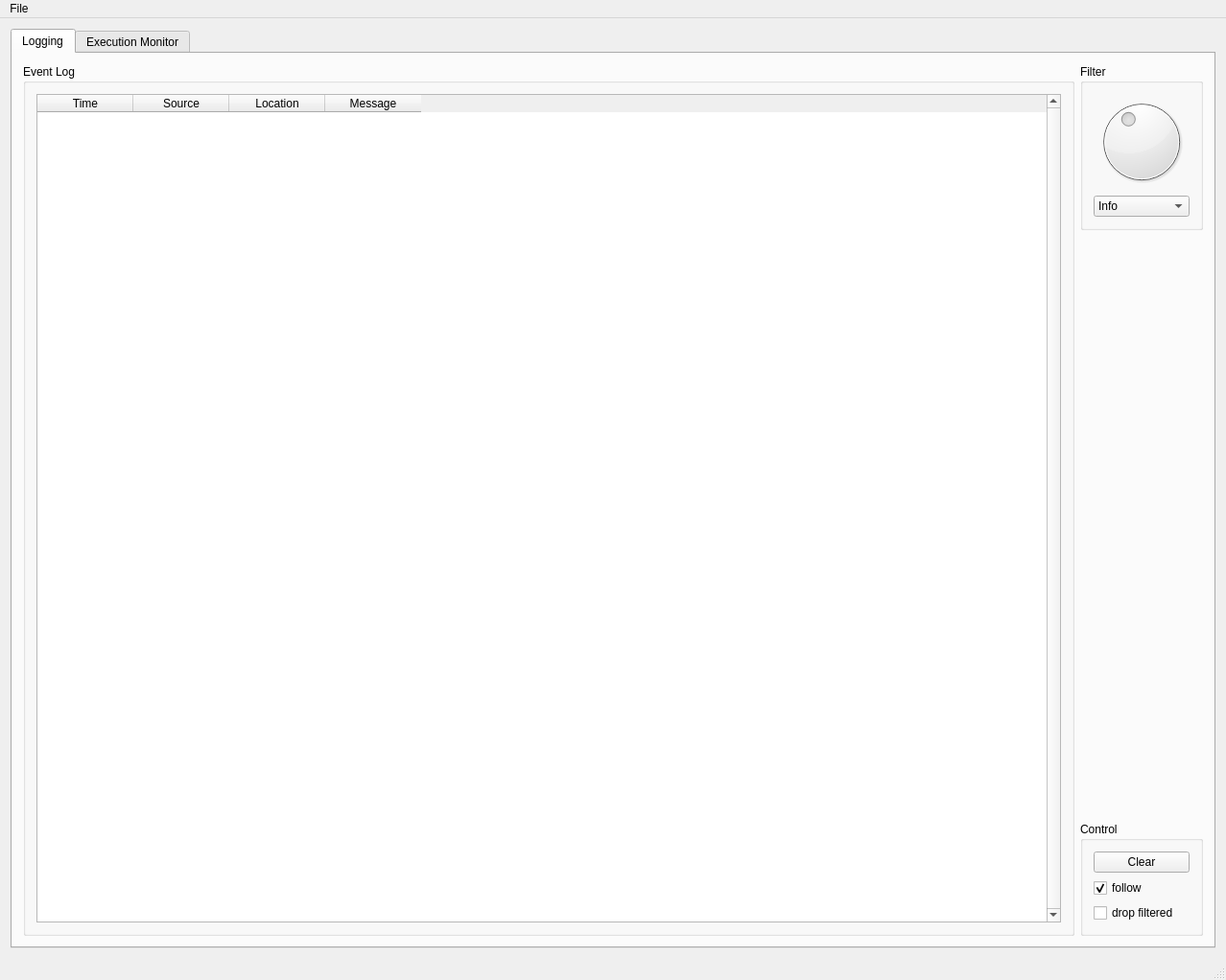
<?xml version="1.0" encoding="UTF-8"?>
<ui version="4.0">
 <class>MonitorWindow</class>
 <widget class="QMainWindow" name="MonitorWindow">
  <property name="geometry">
   <rect>
    <x>0</x>
    <y>0</y>
    <width>1278</width>
    <height>1022</height>
   </rect>
  </property>
  <property name="windowTitle">
   <string>SDPA Graphical Monitor</string>
  </property>
  <widget class="QWidget" name="centralWidget">
   <layout class="QGridLayout" name="gridLayout_9">
    <item row="0" column="0">
     <widget class="QTabWidget" name="SDPAGUI">
      <property name="enabled">
       <bool>true</bool>
      </property>
      <property name="autoFillBackground">
       <bool>true</bool>
      </property>
      <property name="currentIndex">
       <number>2</number>
      </property>
      <property name="documentMode">
       <bool>false</bool>
      </property>
      <widget class="QWidget" name="logging_tab">
       <attribute name="title">
        <string>Logging</string>
       </attribute>
       <layout class="QGridLayout" name="gridLayout_4">
        <item row="0" column="0">
         <widget class="QGroupBox" name="groupBox_3">
          <property name="title">
           <string>Event Log</string>
          </property>
          <layout class="QGridLayout" name="gridLayout_3">
           <item row="0" column="0">
            <widget class="QTableWidget" name="m_log_table">
             <property name="enabled">
              <bool>true</bool>
             </property>
             <property name="autoFillBackground">
              <bool>false</bool>
             </property>
             <property name="lineWidth">
              <number>0</number>
             </property>
             <property name="verticalScrollBarPolicy">
              <enum>Qt::ScrollBarAlwaysOn</enum>
             </property>
             <property name="editTriggers">
              <set>QAbstractItemView::SelectedClicked</set>
             </property>
             <property name="alternatingRowColors">
              <bool>false</bool>
             </property>
             <property name="horizontalScrollMode">
              <enum>QAbstractItemView::ScrollPerPixel</enum>
             </property>
             <property name="showGrid">
              <bool>false</bool>
             </property>
             <property name="gridStyle">
              <enum>Qt::NoPen</enum>
             </property>
             <property name="sortingEnabled">
              <bool>false</bool>
             </property>
             <property name="wordWrap">
              <bool>false</bool>
             </property>
             <property name="cornerButtonEnabled">
              <bool>false</bool>
             </property>
             <property name="rowCount">
              <number>0</number>
             </property>
             <property name="columnCount">
              <number>4</number>
             </property>
             <column>
              <property name="text">
               <string>Time</string>
              </property>
             </column>
             <column>
              <property name="text">
               <string>Source</string>
              </property>
             </column>
             <column>
              <property name="text">
               <string>Location</string>
              </property>
             </column>
             <column>
              <property name="text">
               <string>Message</string>
              </property>
             </column>
            </widget>
           </item>
          </layout>
         </widget>
        </item>
        <item row="0" column="1">
         <layout class="QVBoxLayout" name="verticalLayout_5">
          <item>
           <widget class="QGroupBox" name="groupBox_5">
            <property name="title">
             <string>Filter</string>
            </property>
            <layout class="QVBoxLayout" name="verticalLayout_3">
             <item>
              <widget class="QDial" name="log_filter_dial">
               <property name="maximum">
                <number>5</number>
               </property>
               <property name="value">
                <number>2</number>
               </property>
               <property name="sliderPosition">
                <number>2</number>
               </property>
               <property name="orientation">
                <enum>Qt::Horizontal</enum>
               </property>
               <property name="invertedAppearance">
                <bool>false</bool>
               </property>
               <property name="invertedControls">
                <bool>false</bool>
               </property>
              </widget>
             </item>
             <item>
              <widget class="QComboBox" name="m_level_filter_selector">
               <property name="toolTip">
                <string>Filter events according to level</string>
               </property>
               <property name="currentIndex">
                <number>2</number>
               </property>
               <item>
                <property name="text">
                 <string>Trace</string>
                </property>
               </item>
               <item>
                <property name="text">
                 <string>Debug</string>
                </property>
               </item>
               <item>
                <property name="text">
                 <string>Info</string>
                </property>
               </item>
               <item>
                <property name="text">
                 <string>Warn</string>
                </property>
               </item>
               <item>
                <property name="text">
                 <string>Error</string>
                </property>
               </item>
               <item>
                <property name="text">
                 <string>Fatal</string>
                </property>
               </item>
              </widget>
             </item>
            </layout>
           </widget>
          </item>
          <item>
           <spacer name="verticalSpacer_2">
            <property name="orientation">
             <enum>Qt::Vertical</enum>
            </property>
            <property name="sizeHint" stdset="0">
             <size>
              <width>20</width>
              <height>40</height>
             </size>
            </property>
           </spacer>
          </item>
          <item>
           <widget class="QGroupBox" name="groupBox_4">
            <property name="title">
             <string>Control</string>
            </property>
            <layout class="QVBoxLayout" name="verticalLayout_6">
             <item>
              <widget class="QPushButton" name="clear_log_button">
               <property name="toolTip">
                <string>Clear all events</string>
               </property>
               <property name="text">
                <string>Clear</string>
               </property>
              </widget>
             </item>
             <item>
              <widget class="QCheckBox" name="follow_logging_cb">
               <property name="toolTip">
                <string>Follow the stream of log events and automatically scroll the view, drop events otherwise</string>
               </property>
               <property name="text">
                <string>follow</string>
               </property>
               <property name="checked">
                <bool>true</bool>
               </property>
              </widget>
             </item>
             <item>
              <widget class="QCheckBox" name="m_drop_filtered">
               <property name="toolTip">
                <string>Drop filtered events instead of keeping them</string>
               </property>
               <property name="text">
                <string>drop filtered</string>
               </property>
              </widget>
             </item>
            </layout>
           </widget>
          </item>
         </layout>
        </item>
       </layout>
      </widget>
      <widget class="QWidget" name="execution_tab">
       <attribute name="title">
        <string>Execution Monitor</string>
       </attribute>
       <layout class="QGridLayout" name="gridLayout_5">
        <item row="0" column="0">
         <widget class="QGroupBox" name="groupBox_6">
          <property name="title">
           <string>Activity Log</string>
          </property>
          <layout class="QGridLayout" name="gridLayout_7">
           <item row="0" column="0">
            <widget class="QWidget" name="task_view_widget" native="true">
             <property name="sizePolicy">
              <sizepolicy hsizetype="Expanding" vsizetype="Preferred">
               <horstretch>0</horstretch>
               <verstretch>0</verstretch>
              </sizepolicy>
             </property>
            </widget>
           </item>
           <item row="0" column="1">
            <widget class="QGroupBox" name="groupBox">
             <property name="sizePolicy">
              <sizepolicy hsizetype="Minimum" vsizetype="Preferred">
               <horstretch>0</horstretch>
               <verstretch>0</verstretch>
              </sizepolicy>
             </property>
             <property name="maximumSize">
              <size>
               <width>150</width>
               <height>16777215</height>
              </size>
             </property>
             <property name="title">
              <string>Legend</string>
             </property>
             <layout class="QVBoxLayout" name="verticalLayout_2">
              <item>
               <widget class="QLabel" name="label_2">
                <property name="autoFillBackground">
                 <bool>false</bool>
                </property>
                <property name="styleSheet">
                 <string notr="true">background-color: rgb(255, 255, 0)</string>
                </property>
                <property name="text">
                 <string>Running</string>
                </property>
               </widget>
              </item>
              <item>
               <widget class="QLabel" name="label">
                <property name="autoFillBackground">
                 <bool>false</bool>
                </property>
                <property name="styleSheet">
                 <string notr="true">background-color: rgb(0, 255, 0);</string>
                </property>
                <property name="text">
                 <string>Finished</string>
                </property>
               </widget>
              </item>
              <item>
               <widget class="QLabel" name="label_3">
                <property name="styleSheet">
                 <string notr="true">background-color: rgb(255, 0, 0);</string>
                </property>
                <property name="text">
                 <string>Failed</string>
                </property>
               </widget>
              </item>
              <item>
               <spacer name="verticalSpacer">
                <property name="orientation">
                 <enum>Qt::Vertical</enum>
                </property>
                <property name="sizeHint" stdset="0">
                 <size>
                  <width>118</width>
                  <height>68</height>
                 </size>
                </property>
               </spacer>
              </item>
              <item>
               <widget class="QGroupBox" name="groupBox_2">
                <property name="title">
                 <string>Control</string>
                </property>
                <layout class="QVBoxLayout" name="verticalLayout_4">
                 <item>
                  <widget class="QCheckBox" name="m_cb_follow_task_view">
                   <property name="text">
                    <string>follow</string>
                   </property>
                   <property name="checked">
                    <bool>true</bool>
                   </property>
                   <property name="tristate">
                    <bool>false</bool>
                   </property>
                  </widget>
                 </item>
                 <item>
                  <layout class="QVBoxLayout" name="verticalLayout">
                   <item>
                    <widget class="QSlider" name="m_task_view_zoom_slider">
                     <property name="minimum">
                      <number>1</number>
                     </property>
                     <property name="maximum">
                      <number>800</number>
                     </property>
                     <property name="value">
                      <number>100</number>
                     </property>
                     <property name="orientation">
                      <enum>Qt::Horizontal</enum>
                     </property>
                     <property name="tickPosition">
                      <enum>QSlider::TicksAbove</enum>
                     </property>
                     <property name="tickInterval">
                      <number>100</number>
                     </property>
                    </widget>
                   </item>
                  </layout>
                 </item>
                 <item>
                  <widget class="QPushButton" name="pushButton">
                   <property name="text">
                    <string>Clear</string>
                   </property>
                  </widget>
                 </item>
                </layout>
               </widget>
              </item>
             </layout>
            </widget>
           </item>
          </layout>
         </widget>
        </item>
       </layout>
      </widget>
     </widget>
    </item>
   </layout>
  </widget>
  <widget class="QMenuBar" name="menuBar">
   <property name="geometry">
    <rect>
     <x>0</x>
     <y>0</y>
     <width>1278</width>
     <height>21</height>
    </rect>
   </property>
   <widget class="QMenu" name="menuFile">
    <property name="title">
     <string>File</string>
    </property>
    <addaction name="actionSave"/>
    <addaction name="separator"/>
    <addaction name="actionExit"/>
   </widget>
   <addaction name="menuFile"/>
  </widget>
  <widget class="QStatusBar" name="statusBar"/>
  <action name="actionExit">
   <property name="text">
    <string>Exit</string>
   </property>
   <property name="shortcut">
    <string>Ctrl+Q</string>
   </property>
  </action>
  <action name="actionSave">
   <property name="text">
    <string>Save</string>
   </property>
  </action>
  <action name="actionClear_Logs">
   <property name="text">
    <string>Clear Logs</string>
   </property>
   <property name="toolTip">
    <string>Clear logs</string>
   </property>
  </action>
 </widget>
 <layoutdefault spacing="6" margin="11"/>
 <resources/>
 <connections>
  <connection>
   <sender>actionExit</sender>
   <signal>activated()</signal>
   <receiver>MonitorWindow</receiver>
   <slot>close()</slot>
   <hints>
    <hint type="sourcelabel">
     <x>-1</x>
     <y>-1</y>
    </hint>
    <hint type="destinationlabel">
     <x>365</x>
     <y>284</y>
    </hint>
   </hints>
  </connection>
  <connection>
   <sender>actionSave</sender>
   <signal>activated()</signal>
   <receiver>MonitorWindow</receiver>
   <slot>save()</slot>
  </connection>
  <connection>
   <sender>clear_log_button</sender>
   <signal>clicked()</signal>
   <receiver>actionClear_Logs</receiver>
   <slot>trigger()</slot>
   <hints>
    <hint type="sourcelabel">
     <x>1245</x>
     <y>914</y>
    </hint>
    <hint type="destinationlabel">
     <x>-1</x>
     <y>-1</y>
    </hint>
   </hints>
  </connection>
  <connection>
   <sender>follow_logging_cb</sender>
   <signal>toggled(bool)</signal>
   <receiver>MonitorWindow</receiver>
   <slot>toggleFollowLogging(bool)</slot>
   <hints>
    <hint type="sourcelabel">
     <x>1245</x>
     <y>941</y>
    </hint>
    <hint type="destinationlabel">
     <x>388</x>
     <y>318</y>
    </hint>
   </hints>
  </connection>
  <connection>
   <sender>actionClear_Logs</sender>
   <signal>activated()</signal>
   <receiver>MonitorWindow</receiver>
   <slot>clearLogging()</slot>
   <hints>
    <hint type="sourcelabel">
     <x>-1</x>
     <y>-1</y>
    </hint>
    <hint type="destinationlabel">
     <x>388</x>
     <y>318</y>
    </hint>
   </hints>
  </connection>
  <connection>
   <sender>m_level_filter_selector</sender>
   <signal>currentIndexChanged(int)</signal>
   <receiver>MonitorWindow</receiver>
   <slot>levelFilterChanged(int)</slot>
   <hints>
    <hint type="sourcelabel">
     <x>1245</x>
     <y>218</y>
    </hint>
    <hint type="destinationlabel">
     <x>388</x>
     <y>318</y>
    </hint>
   </hints>
  </connection>
  <connection>
   <sender>log_filter_dial</sender>
   <signal>valueChanged(int)</signal>
   <receiver>m_level_filter_selector</receiver>
   <slot>setCurrentIndex(int)</slot>
   <hints>
    <hint type="sourcelabel">
     <x>1245</x>
     <y>190</y>
    </hint>
    <hint type="destinationlabel">
     <x>1245</x>
     <y>218</y>
    </hint>
   </hints>
  </connection>
  <connection>
   <sender>m_level_filter_selector</sender>
   <signal>currentIndexChanged(int)</signal>
   <receiver>log_filter_dial</receiver>
   <slot>setValue(int)</slot>
   <hints>
    <hint type="sourcelabel">
     <x>1245</x>
     <y>218</y>
    </hint>
    <hint type="destinationlabel">
     <x>1245</x>
     <y>190</y>
    </hint>
   </hints>
  </connection>
  <connection>
   <sender>pushButton</sender>
   <signal>clicked()</signal>
   <receiver>MonitorWindow</receiver>
   <slot>clearActivityLog()</slot>
   <hints>
    <hint type="sourcelabel">
     <x>1224</x>
     <y>947</y>
    </hint>
    <hint type="destinationlabel">
     <x>799</x>
     <y>667</y>
    </hint>
   </hints>
  </connection>
  <connection>
   <sender>m_cb_follow_task_view</sender>
   <signal>toggled(bool)</signal>
   <receiver>MonitorWindow</receiver>
   <slot>toggleFollowTaskView(bool)</slot>
   <hints>
    <hint type="sourcelabel">
     <x>1136</x>
     <y>906</y>
    </hint>
    <hint type="destinationlabel">
     <x>1258</x>
     <y>1032</y>
    </hint>
   </hints>
  </connection>
  <connection>
   <sender>m_task_view_zoom_slider</sender>
   <signal>valueChanged(int)</signal>
   <receiver>MonitorWindow</receiver>
   <slot>changeTaskViewZoom(int)</slot>
   <hints>
    <hint type="sourcelabel">
     <x>790</x>
     <y>878</y>
    </hint>
    <hint type="destinationlabel">
     <x>820</x>
     <y>1035</y>
    </hint>
   </hints>
  </connection>
 </connections>
 <slots>
  <slot>clearLogging()</slot>
  <slot>toggleFollowLogging(bool)</slot>
  <slot>levelFilterChanged(int)</slot>
  <slot>clearActivityLog()</slot>
  <slot>toggleFollowTaskView(bool)</slot>
  <slot>changeTaskViewZoom(int)</slot>
  <slot>changeTaskViewZoom(double)</slot>
  <slot>save()</slot>
 </slots>
</ui>
